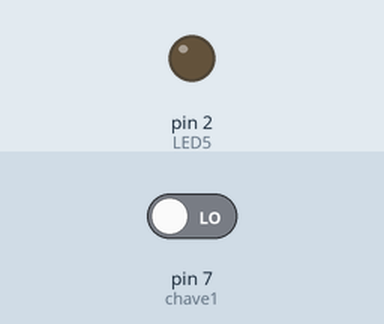
Recording of a sketch running on a simulated Arduino Uno, built with avr-gcc and run on an emulated ATmega328P. Shown: output pins drawn as LEDs (lit = HIGH). The inputs (shaded band) are chosen by the test bench; at power-on: pin 7 (chave1) LOW.

Above: at 1.2 s.
1.3 s: pin 7 (chave1) driven HIGH
At 1.6 s:
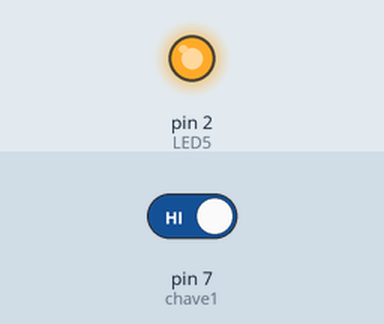
2.8 s: pin 7 (chave1) driven LOW
At 3.9 s:
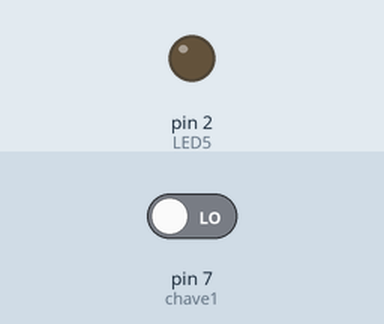
Timing chart, 0 to 5.8 s (numbered marks = the images above; inputs shaded):
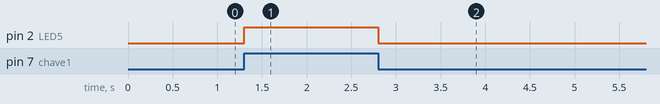

Measured:
- after the input at 1.3 s, pin 2 (LED5): LOW → HIGH at once
- after the input at 2.8 s, pin 2 (LED5): HIGH → LOW at once

The sketch:

pratica3_I.ino
```cpp
/*
Prática 3 - Conhecendo o Arduíno 2560
Circuito utilizando a placa do Arduíno 2560 para acender um LED conectado a uma saída do Arduíno,
comandado por uma chave ligada a uma entrada do Arduíno.
Prof. Clayton J A Silva
Disciplina Arquitetura de Computadores
*/

// Define nomes para os pinos usados como saída e entrada
#define LED5 2
#define chave1 7
int val = 0; // Inicializa a variável que recebe o sinal de entrada

void setup() {
  // Inicializa os parâmetros do Arduíno:
  // Configura os pinos como saída e entrada do Arduíno
  pinMode(LED5,OUTPUT);
  pinMode(chave1,INPUT);
}

void loop() {
  // put your main code here, to run repeatedly:
  val = digitalRead(chave1);
  digitalWrite(LED5,val); //Acende o LED5
}
```
